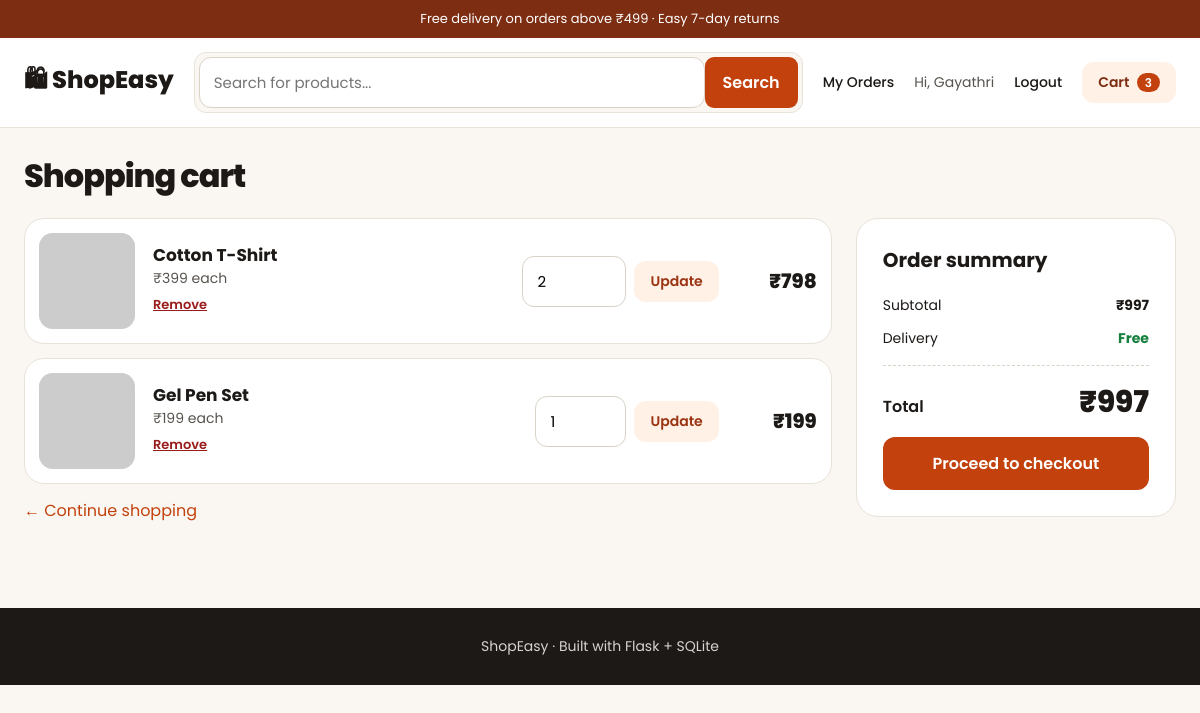
Page /cart (signed in) on the committed database.
### tables this page shows
CREATE TABLE users (
    id INTEGER PRIMARY KEY AUTOINCREMENT,
    name TEXT NOT NULL,
    email TEXT UNIQUE NOT NULL,
    password_hash TEXT NOT NULL,
    is_admin INTEGER DEFAULT 0
);

CREATE TABLE cart_items (
    id INTEGER PRIMARY KEY AUTOINCREMENT,
    user_id INTEGER NOT NULL,
    product_id INTEGER NOT NULL,
    quantity INTEGER NOT NULL DEFAULT 1,
    UNIQUE (user_id, product_id),
    FOREIGN KEY (user_id) REFERENCES users(id),
    FOREIGN KEY (product_id) REFERENCES products(id)
);

CREATE TABLE products (
    id INTEGER PRIMARY KEY AUTOINCREMENT,
    name TEXT NOT NULL,
    description TEXT,
    price REAL NOT NULL,
    stock INTEGER DEFAULT 0,
    category TEXT,
    image_url TEXT
);

### app.py (the view)
@app.route("/cart")
@login_required
def cart():
    items, total = get_cart(get_db(), g.user["id"])
    return render_template("cart.html", items=items, total=total)

### app.py (called while the page is built)
def get_db():
    if "db" not in g:
        g.db = sqlite3.connect(DATABASE)
        g.db.row_factory = sqlite3.Row
    return g.db

@app.before_request
def load_user():
    g.user = None
    user_id = session.get("user_id")
    if user_id:
        g.user = get_db().execute(
            "SELECT * FROM users WHERE id = ?", (user_id,)
        ).fetchone()

@app.context_processor
def inject_globals():
    count = 0
    if g.user:
        row = get_db().execute(
            "SELECT COALESCE(SUM(quantity), 0) AS n FROM cart_items WHERE user_id = ?",
            (g.user["id"],),
        ).fetchone()
        count = row["n"]
    return dict(user=g.user, cart_count=count)

def login_required(f):
    @wraps(f)
    def wrapper(*args, **kwargs):
        if not g.user:
            flash("Please log in first.", "error")
            nxt = request.path if request.method == "GET" else None
            return redirect(url_for("login", next=nxt))
        return f(*args, **kwargs)
    return wrapper

def get_cart(db, user_id):
    items = db.execute(
        "SELECT c.id, c.quantity, p.id AS product_id, p.name, p.price, p.stock, p.image_url "
        "FROM cart_items c JOIN products p ON p.id = c.product_id "
        "WHERE c.user_id = ? ORDER BY c.id",
        (user_id,),
    ).fetchall()
    total = sum(i["price"] * i["quantity"] for i in items)
    return items, total

### templates/cart.html
{% extends "base.html" %}
{% block content %}
<h1 class="page-title">Shopping cart</h1>
{% if items %}
<div class="cart-layout">
    <section class="cart-list">
        {% for item in items %}
        <article class="cart-row">
            <img src="{{ item['image_url'] }}" alt="{{ item['name'] }}">
            <div class="cart-info">
                <h3><a href="{{ url_for('product_detail', product_id=item['product_id']) }}">{{ item['name'] }}</a></h3>
                <p class="muted">₹{{ '{:,.0f}'.format(item['price']) }} each</p>
                <form method="post" action="{{ url_for('cart_remove', item_id=item['id']) }}">
                    <button type="submit" class="link-danger">Remove</button>
                </form>
            </div>
            <form class="qty-form" method="post" action="{{ url_for('cart_update', item_id=item['id']) }}">
                <input type="number" name="quantity" value="{{ item['quantity'] }}" min="0" max="{{ item['stock'] }}" aria-label="Quantity">
                <button type="submit" class="btn small light">Update</button>
            </form>
            <div class="line-total">₹{{ '{:,.0f}'.format(item['price'] * item['quantity']) }}</div>
        </article>
        {% endfor %}
        <a href="{{ url_for('index') }}">← Continue shopping</a>
    </section>
    <aside class="summary">
        <h2>Order summary</h2>
        <div class="sum-row"><span>Subtotal</span><strong>₹{{ '{:,.0f}'.format(total) }}</strong></div>
        <div class="sum-row"><span>Delivery</span><strong class="free">Free</strong></div>
        <div class="sum-total"><span>Total</span><strong>₹{{ '{:,.0f}'.format(total) }}</strong></div>
        <a href="{{ url_for('checkout') }}" class="btn full center">Proceed to checkout</a>
    </aside>
</div>
{% else %}
<div class="empty">
    <p>Your cart is empty.</p>
    <a href="{{ url_for('index') }}" class="btn">Start shopping</a>
</div>
{% endif %}
{% endblock %}

### templates/base.html (shortened to what this page needs)
<!DOCTYPE html>
<html lang="en">
<head>
    <link rel="stylesheet" href="{{ url_for('static', filename='style.css') }}">
</head>
<body>
    <div class="topbar">Free delivery on orders above ₹499 · Easy 7-day returns</div>
    <header class="site-header">
        <div class="container header-row">
            <a href="{{ url_for('index') }}" class="logo">🛍 ShopEasy</a>
            <form class="search" action="{{ url_for('index') }}" method="get">
                <input type="text" name="search" placeholder="Search for products..."
                       value="{{ search or '' }}" aria-label="Search products">
                <button type="submit">Search</button>
            </form>
            <nav>
                <a href="{{ url_for('orders') }}">My Orders</a>
                {% if user %}
                    <span class="hello">Hi, {{ user['name'].split()[0] }}</span>
                    <a href="{{ url_for('logout') }}">Logout</a>
                {% else %}
                    <a href="{{ url_for('login') }}">Login</a>
                    <a href="{{ url_for('register') }}">Register</a>
                {% endif %}
                <a href="{{ url_for('cart') }}" class="cart-link">Cart <span class="badge">{{ cart_count }}</span></a>
            </nav>
        </div>
    </header>
    <main class="container">
        {% block content %}{% endblock %}
    </main>
    <footer>ShopEasy · Built with Flask + SQLite</footer>
</body>
</html>

### static/style.css (style rules this page uses)
:root { --bg: #FAF7F2; --card: #FFFFFF; --ink: #1C1917; --muted: #57534E; --line: #E8E2D9; --accent: #C2410C; --accent-dark: #9A3412; --tint: #FFF1E6; --deep: #7C2D12; }
* { box-sizing: border-box; margin: 0; padding: 0; }
body { font-family: Poppins, Arial, sans-serif; background: var(--bg); color: var(--ink); }
a { color: var(--accent); text-decoration: none; }
.container { max-width: 1200px; margin: 0 auto; padding: 0 24px; }
main.container { padding-top: 24px; padding-bottom: 48px; min-height: 60vh; }
.page-title { font-size: 32px; font-weight: 800; letter-spacing: -1px; margin-bottom: 18px; }
.muted { color: var(--muted); font-size: 14px; }
.topbar { background: var(--deep); color: #fff; text-align: center; font-size: 13px; padding: 9px 12px; }
.site-header { background: #fff; border-bottom: 1px solid var(--line); }
.header-row { display: flex; align-items: center; gap: 20px; padding-top: 14px; padding-bottom: 14px; flex-wrap: wrap; }
.logo { font-weight: 800; font-size: 24px; color: var(--ink); }
.search { flex: 1 1 260px; display: flex; background: var(--bg); border: 1px solid var(--line); border-radius: 12px; padding: 4px; }
.search input { flex: 1; border: 0; background: transparent; padding: 0 12px; font: inherit; font-size: 14px; outline: none; }
.search button { background: var(--accent); color: #fff; border: 0; border-radius: 9px; padding: 10px 18px; cursor: pointer; font: inherit; font-weight: 600; }
nav { display: flex; align-items: center; gap: 20px; flex-wrap: wrap; }
nav a { color: var(--ink); font-size: 14px; font-weight: 500; }
.hello { font-size: 14px; color: var(--muted); }
.cart-link { background: var(--tint); color: var(--deep); padding: 10px 16px; border-radius: 12px; font-weight: 600; }
.badge { background: var(--accent); color: #fff; border-radius: 20px; padding: 1px 8px; font-size: 12px; margin-left: 4px; }
.btn { display: inline-block; background: var(--accent); color: #fff; border: 0; border-radius: 12px; padding: 14px 24px; font: inherit; font-weight: 600; cursor: pointer; text-align: center; }
.btn.small { padding: 10px 16px; font-size: 14px; }
.btn.full { width: 100%; margin-top: 12px; }
.btn.center { display: block; }
.btn.light { background: var(--tint); color: var(--accent-dark); }
.link-danger { background: none; border: 0; color: #991B1B; font: inherit; font-size: 13px; font-weight: 600; text-decoration: underline; cursor: pointer; padding: 6px 0; }
.price-row input, .sort select, .buy-row input, .qty-form input, .status-form select { width: 100%; border: 1px solid #D9D2C7; border-radius: 10px; padding: 10px; font: inherit; font-size: 14px; }
form input[type=text], form input[type=email], form input[type=password], form input[type=tel], form input[type=number], form input[type=url], form textarea { width: 100%; border: 1.5px solid #D9D2C7; border-radius: 12px; padding: 13px 14px; font: inherit; font-size: 15px; background: #fff; }
.cart-layout { display: flex; gap: 24px; align-items: flex-start; flex-wrap: wrap; }
.cart-layout > :first-child { flex: 999 1 520px; min-width: 0; }
.cart-list { display: flex; flex-direction: column; gap: 14px; }
.cart-row { display: flex; align-items: center; gap: 18px; flex-wrap: wrap; background: var(--card); border: 1px solid var(--line); border-radius: 20px; padding: 14px; }
.cart-row img { width: 96px; height: 96px; object-fit: cover; border-radius: 14px; background: #FFE8D6; }
.cart-info { flex: 1 1 160px; }
.cart-info h3 { font-size: 17px; }
.cart-info h3 a { color: var(--ink); }
.qty-form { display: flex; gap: 8px; align-items: center; }
.qty-form input { width: 70px; }
.line-total { min-width: 80px; text-align: right; font-size: 20px; font-weight: 800; }
.summary { flex: 1 1 320px; background: var(--card); border: 1px solid var(--line); border-radius: 22px; padding: 26px; }
.summary h2 { font-size: 20px; margin-bottom: 14px; }
.sum-row { display: flex; justify-content: space-between; gap: 12px; font-size: 14px; padding: 6px 0; }
.sum-row .free { color: #15803D; }
.sum-total { display: flex; justify-content: space-between; align-items: baseline; border-top: 1.5px dashed #D9D2C7; margin-top: 10px; padding-top: 14px; font-size: 16px; font-weight: 600; }
.sum-total strong { font-size: 30px; font-weight: 800; }
footer { text-align: center; color: #D6D3D1; background: var(--ink); padding: 28px; font-size: 14px; }

### rows in the picture
users: name "Gayathri"
cart_items: name "Cotton T-Shirt", quantity "2"
products: price "399", item['price']*item['quantity'] "798"
cart_items: name "Gel Pen Set", quantity "1"
products: price "199", item['price']*item['quantity'] "199"

### other values in the picture
{{ cart_count }} "3"
{{ '{:,.0f}'.format(total) }} "997"
